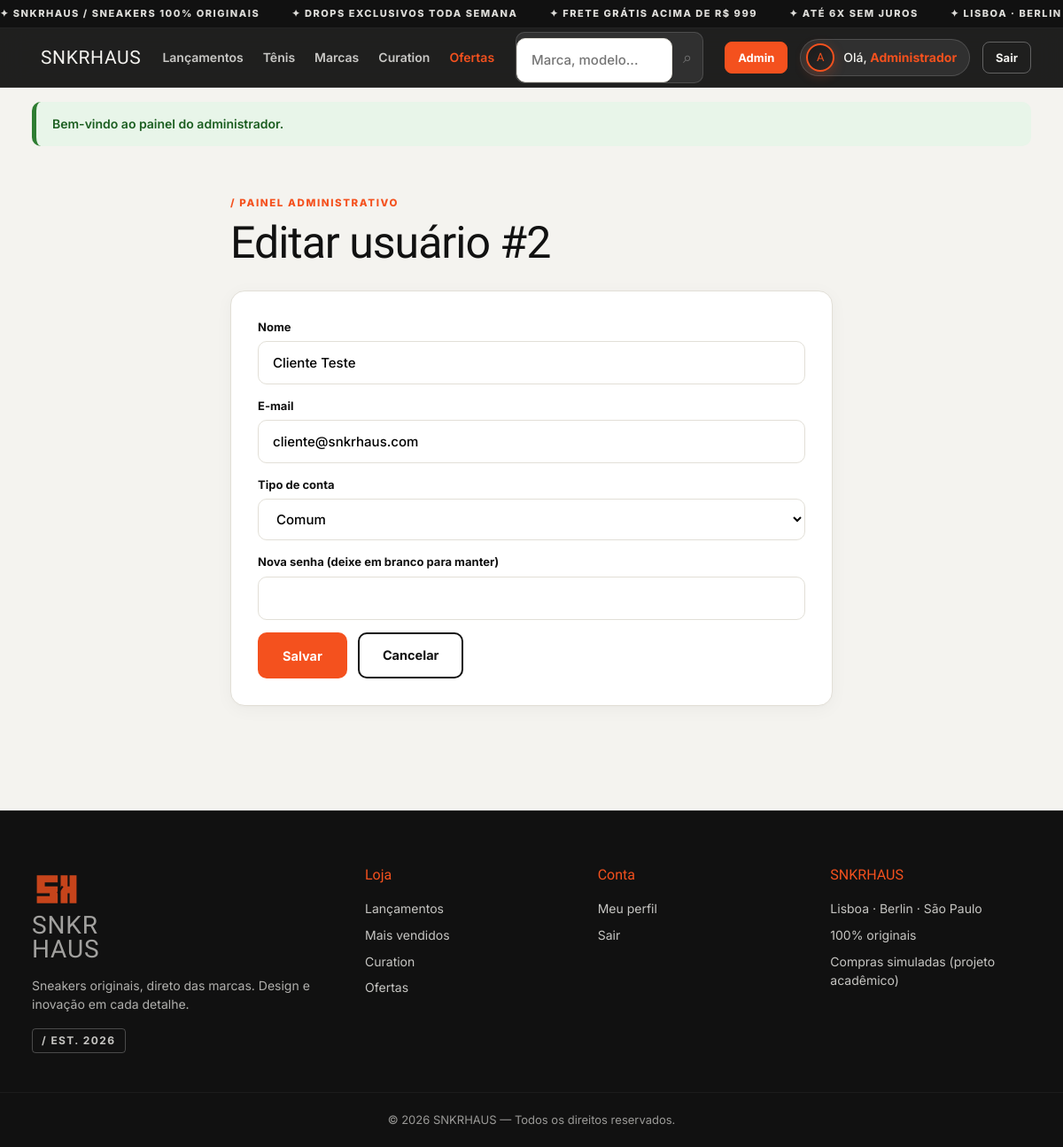
Page /admin_editar.php?id=2 (signed in) on the committed database.
### tables this page shows
CREATE TABLE usuarios (
  id INT AUTO_INCREMENT PRIMARY KEY,
  nome VARCHAR(100) NOT NULL,
  email VARCHAR(150) NOT NULL UNIQUE,
  senha VARCHAR(255) NOT NULL,
  telefone VARCHAR(20) DEFAULT NULL,
  foto VARCHAR(255) DEFAULT NULL,
  tipo ENUM('comum','admin') NOT NULL DEFAULT 'comum',
  criado_em DATETIME NOT NULL DEFAULT CURRENT_TIMESTAMP
);

### admin_editar.php (the view, shortened to what this page needs)
<?php
require_once 'includes/funcoes.php';
$id = (int)($_GET['id'] ?? 0);
$st = $pdo->prepare('SELECT * FROM usuarios WHERE id = ?');
$st->execute([$id]);
$proprio = $id === (int)$_SESSION['usuario_id'];
require_once 'includes/header.php';
?>
<section class="container pagina pagina-estreita">
  <div class="pagina-cabecalho">
    <span class="tag tag-laranja">/ Painel administrativo</span>
    <h1>Editar usuário #<?= (int)$id ?></h1>
  </div>
  <div class="painel">
    <form method="post" novalidate>
      <label>Nome<input type="text" name="nome" value="<?= e($u['nome']) ?>"></label>
      <label>E-mail<input type="email" name="email" value="<?= e($u['email']) ?>"></label>
      <label>Tipo de conta
        <select name="tipo" <?= $proprio ? 'disabled' : '' ?>>
          <option value="comum" <?= $u['tipo'] === 'comum' ? 'selected' : '' ?>>Comum</option>
        </select>
      </label>
      <label>Nova senha (deixe em branco para manter)<input type="password" name="nova_senha"></label>
      <div class="cta-acoes">
        <button class="btn btn-laranja" type="submit">Salvar</button>
        <a href="admin.php" class="btn btn-contorno-escuro">Cancelar</a>
      </div>
    </form>
  </div>
</section>
<?php require_once 'includes/footer.php'; ?>

### assets/css/style.css (style rules this page uses)
:root { --preto: #111111; --grafite: #1A1A1A; --off: #F4F3EF; --branco: #FFFFFF; --laranja: #F4511E; --laranja-brilho: #FF6E40; --laranja-esc: #D8400F; --concreto: #C2C0B8; --cinza: #757575; --cinza-claro: #EBE9E2; --borda: #E2DFD7; --kraft: #C49A6C; --raio: 16px; --raio-sm: 10px; --sombra-card: 0 4px 20px rgba(0, 0, 0, .04), 0 1px 3px rgba(0, 0, 0, .02); --sombra-hover: 0 22px 45px -12px rgba(0, 0, 0, .15), 0 0 1px rgba(0, 0, 0, .1); --titulo: 'Archivo Black', 'Arial Black', sans-serif; --texto: 'Inter', -apple-system, BlinkMacSystemFont, 'Segoe UI', Roboto, sans-serif; }
* { box-sizing: border-box; margin: 0; padding: 0 }
html { scroll-behavior: smooth }
body { font-family: var(--texto); background: var(--off); color: var(--preto); line-height: 1.55; min-height: 100vh; display: flex; flex-direction: column; overflow-x: hidden }
a { color: inherit; text-decoration: none }
.container { width: min(1320px, 94%); margin: 0 auto }
h1, h2, h3 { font-family: var(--titulo); font-weight: 400; letter-spacing: -.02em; line-height: 1.1 }
.btn { display: inline-flex; align-items: center; justify-content: center; gap: 8px; padding: 13px 26px; border-radius: var(--raio-sm); font-weight: 700; font-size: 14.5px; border: 2px solid transparent; cursor: pointer; transition: all .25s cubic-bezier(.16, 1, .3, 1); font-family: var(--texto); position: relative; overflow: hidden }
.btn-laranja { background: var(--laranja); color: #fff }
.btn-contorno-escuro { border-color: var(--preto); color: var(--preto); background: transparent }
.tag { display: inline-block; font-weight: 800; font-size: 11.5px; letter-spacing: .14em; text-transform: uppercase; color: var(--cinza); margin-bottom: 8px }
.tag-laranja { color: var(--laranja) }
.cta-acoes { display: flex; gap: 12px; flex-wrap: wrap }
label { display: block; font-weight: 700; font-size: 13px; margin-bottom: 14px }
input[type=text], input[type=email], input[type=password], input[type=number], input[type=search], select { display: block; width: 100%; margin-top: 6px; padding: 12px 16px; border: 1.5px solid var(--borda); border-radius: var(--raio-sm); font: inherit; font-weight: 500; font-size: 15px; background: #fff; transition: all .25s ease }
.pagina { padding: 34px 0 26px }
.pagina-estreita { max-width: 680px }
.pagina-cabecalho { margin-bottom: 26px }
.pagina-cabecalho h1 { font-size: clamp(32px, 4.5vw, 50px) }
.painel { background: #fff; border-radius: var(--raio); padding: 30px; border: 1px solid var(--borda); margin-bottom: 22px; box-shadow: var(--sombra-card) }

### rows in the picture
usuarios: nome "Cliente Teste", email "cliente@snkrhaus.com", tipo "Comum"

### other values in the picture
$ini "A"
primeiroNome($_SESSION['usuario_nome']) "Administrador"
$f['msg'] "Bem-vindo ao painel do administrador."
$id "2"
